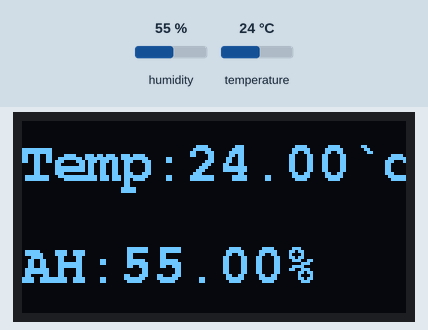
The sketch below on a simulated Arduino Uno, built with avr-gcc and run on an emulated ATmega328P. Shown: 128×64 one-colour display. The test bench sets the inputs (shaded band); at power-on: humidity 55 %, temperature 24 °C.

Above: at 1.2 s.
1.3 s: humidity set to 22 %
At 2.6 s:
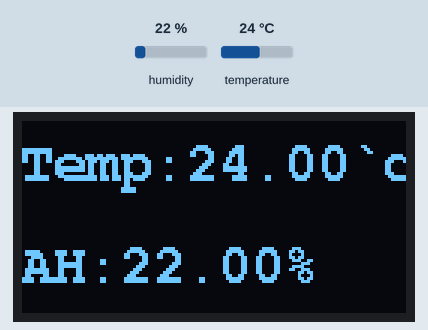
3.2 s: temperature set to 12 °C
At 4.2 s:
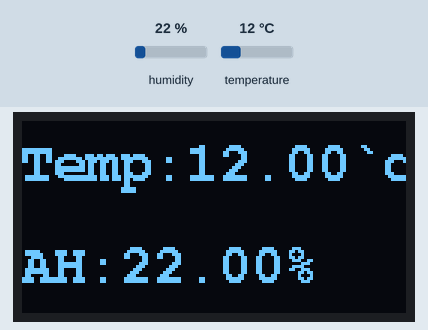
5.0 s: humidity set to 40 %
At 6.5 s:
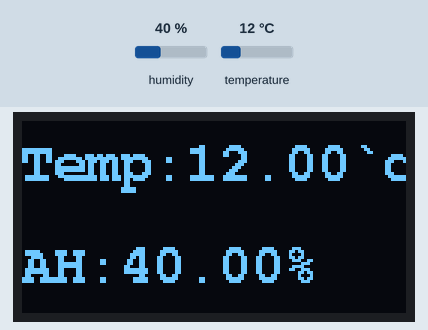
6.8 s: temperature set to 19 °C
At 8.4 s:
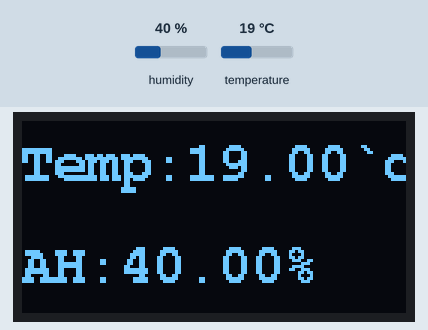
Timing chart, 0 to 9.5 s (numbered marks = the images above; inputs shaded):
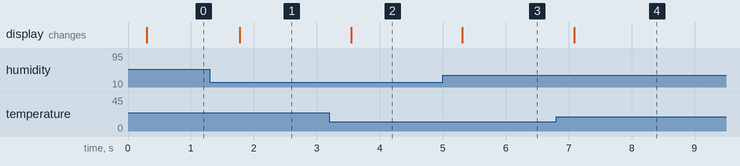

The sketch:

OLED_DHT11.ino
```cpp
#include "U8glib.h"
//call Dht Series library function
#include <dht.h>
//Definition DHT
dht DHT;

float temperature=0.0;
float humidity=0.0;

#define DHT11_PIN 2//Sensor data interface to the digital pin2

U8GLIB_SSD1306_128X64 u8g(U8G_I2C_OPT_NONE);        // HW SPI Com: CS = 10, A0 = 9 (Hardware Pins are  SCK = 13 and MOSI = 11)

//show speed
void draw() {
  u8g.setFont(u8g_font_courB14);//font
  u8g.setPrintPos(0, 20);
  u8g.print("Temp:");
  u8g.print(temperature);
  u8g.print("`c");
  u8g.setPrintPos(0, 54);
  u8g.print("AH:");
  u8g.print(humidity);
  u8g.print("%");
}


void setup()
{
}


void loop()
{
  int chk = DHT.read11(DHT11_PIN);

  temperature=(float)DHT.temperature;
  humidity=(float)DHT.humidity;

  u8g.firstPage();
  do {
    draw();
  }
  while( u8g.nextPage() );
  delay(2);
}
```

Measured:
- after the input at 1.3 s, the display: changes after 0.48 s (image 1)
- after the input at 3.2 s, the display: changes after 0.35 s (image 2)
- after the input at 5.0 s, the display: changes after 0.31 s (image 3)
- after the input at 6.8 s, the display: changes after 0.29 s (image 4)
